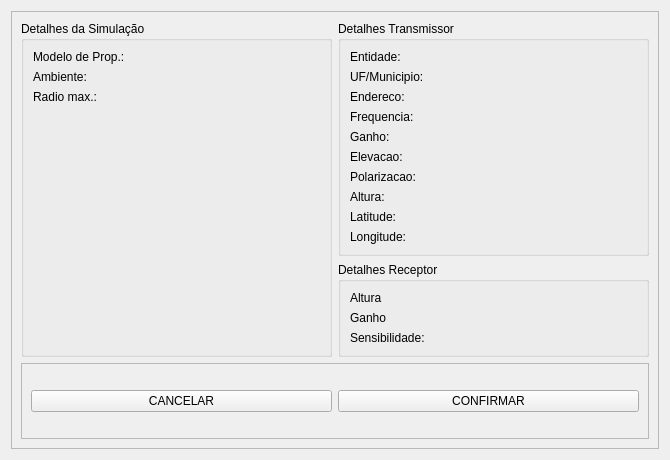
<?xml version="1.0" encoding="UTF-8"?>
<ui version="4.0">
 <class>Form</class>
 <widget class="QWidget" name="Form">
  <property name="geometry">
   <rect>
    <x>0</x>
    <y>0</y>
    <width>670</width>
    <height>460</height>
   </rect>
  </property>
  <property name="windowTitle">
   <string>Confirmar execução</string>
  </property>
  <layout class="QVBoxLayout" name="verticalLayout">
   <item>
    <widget class="QFrame" name="frame">
     <property name="frameShape">
      <enum>QFrame::StyledPanel</enum>
     </property>
     <property name="frameShadow">
      <enum>QFrame::Raised</enum>
     </property>
     <layout class="QGridLayout" name="gridLayout">
      <item row="1" column="1">
       <widget class="QGroupBox" name="group_box_receptor">
        <property name="title">
         <string>Detalhes Receptor</string>
        </property>
        <layout class="QFormLayout" name="formLayout_3">
         <item row="1" column="0">
          <widget class="QLabel" name="label_bs_ganho">
           <property name="text">
            <string>Ganho</string>
           </property>
          </widget>
         </item>
         <item row="1" column="1">
          <widget class="QLabel" name="label_bs_ganho_value">
           <property name="text">
            <string/>
           </property>
          </widget>
         </item>
         <item row="2" column="0">
          <widget class="QLabel" name="label_bs_sensibilidade">
           <property name="text">
            <string>Sensibilidade:</string>
           </property>
          </widget>
         </item>
         <item row="2" column="1">
          <widget class="QLabel" name="label_bs_sensibilidade_value">
           <property name="text">
            <string/>
           </property>
          </widget>
         </item>
         <item row="0" column="0">
          <widget class="QLabel" name="label_bs_altura">
           <property name="text">
            <string>Altura</string>
           </property>
          </widget>
         </item>
         <item row="0" column="1">
          <widget class="QLabel" name="label_bs_altura_value">
           <property name="text">
            <string/>
           </property>
          </widget>
         </item>
        </layout>
       </widget>
      </item>
      <item row="0" column="1">
       <widget class="QGroupBox" name="group_box_transmissor">
        <property name="title">
         <string>Detalhes Transmissor</string>
        </property>
        <layout class="QFormLayout" name="formLayout_2">
         <item row="0" column="0">
          <widget class="QLabel" name="label_entidade">
           <property name="text">
            <string>Entidade:</string>
           </property>
          </widget>
         </item>
         <item row="0" column="1">
          <widget class="QLabel" name="label_entidade_value">
           <property name="text">
            <string/>
           </property>
          </widget>
         </item>
         <item row="1" column="0">
          <widget class="QLabel" name="label_uf_municipio">
           <property name="text">
            <string>UF/Municipio:</string>
           </property>
          </widget>
         </item>
         <item row="3" column="0">
          <widget class="QLabel" name="label_frequencia">
           <property name="text">
            <string>Frequencia:</string>
           </property>
          </widget>
         </item>
         <item row="2" column="0">
          <widget class="QLabel" name="label_endereco">
           <property name="text">
            <string>Endereco:</string>
           </property>
          </widget>
         </item>
         <item row="1" column="1">
          <widget class="QLabel" name="label_uf_municipio_value">
           <property name="text">
            <string/>
           </property>
          </widget>
         </item>
         <item row="2" column="1">
          <widget class="QLabel" name="label_endereco_value">
           <property name="text">
            <string/>
           </property>
          </widget>
         </item>
         <item row="3" column="1">
          <widget class="QLabel" name="label_frequencia_value">
           <property name="text">
            <string/>
           </property>
          </widget>
         </item>
         <item row="4" column="0">
          <widget class="QLabel" name="label_ganho">
           <property name="text">
            <string>Ganho:</string>
           </property>
          </widget>
         </item>
         <item row="4" column="1">
          <widget class="QLabel" name="label_ganho_value">
           <property name="text">
            <string/>
           </property>
          </widget>
         </item>
         <item row="5" column="0">
          <widget class="QLabel" name="label_elevacao">
           <property name="text">
            <string>Elevacao:</string>
           </property>
          </widget>
         </item>
         <item row="5" column="1">
          <widget class="QLabel" name="label_elevacao_value">
           <property name="text">
            <string/>
           </property>
          </widget>
         </item>
         <item row="6" column="0">
          <widget class="QLabel" name="label_polarizacao">
           <property name="text">
            <string>Polarizacao:</string>
           </property>
          </widget>
         </item>
         <item row="7" column="0">
          <widget class="QLabel" name="label_altura">
           <property name="text">
            <string>Altura:</string>
           </property>
          </widget>
         </item>
         <item row="6" column="1">
          <widget class="QLabel" name="label_polarizacao_value">
           <property name="text">
            <string/>
           </property>
          </widget>
         </item>
         <item row="7" column="1">
          <widget class="QLabel" name="label_altura_value">
           <property name="text">
            <string/>
           </property>
          </widget>
         </item>
         <item row="8" column="0">
          <widget class="QLabel" name="label_latitude">
           <property name="text">
            <string>Latitude:</string>
           </property>
          </widget>
         </item>
         <item row="9" column="0">
          <widget class="QLabel" name="label_longitude">
           <property name="text">
            <string>Longitude:</string>
           </property>
          </widget>
         </item>
         <item row="8" column="1">
          <widget class="QLabel" name="label_latitude_value">
           <property name="text">
            <string/>
           </property>
          </widget>
         </item>
         <item row="9" column="1">
          <widget class="QLabel" name="label_longitude_value">
           <property name="text">
            <string/>
           </property>
          </widget>
         </item>
        </layout>
       </widget>
      </item>
      <item row="0" column="0" rowspan="2">
       <widget class="QGroupBox" name="group_box_detalhes">
        <property name="title">
         <string>Detalhes da Simulação</string>
        </property>
        <layout class="QFormLayout" name="formLayout">
         <item row="0" column="0">
          <widget class="QLabel" name="label_modelo_propagacao">
           <property name="text">
            <string>Modelo de Prop.:</string>
           </property>
          </widget>
         </item>
         <item row="0" column="1">
          <widget class="QLabel" name="label_modelo_propagacao_value">
           <property name="text">
            <string/>
           </property>
          </widget>
         </item>
         <item row="1" column="0">
          <widget class="QLabel" name="label_ambiente">
           <property name="text">
            <string>Ambiente:</string>
           </property>
          </widget>
         </item>
         <item row="1" column="1">
          <widget class="QLabel" name="label_ambiente_value">
           <property name="text">
            <string/>
           </property>
          </widget>
         </item>
         <item row="2" column="0">
          <widget class="QLabel" name="label_radio_maximo">
           <property name="text">
            <string>Radio max.:</string>
           </property>
          </widget>
         </item>
         <item row="2" column="1">
          <widget class="QLabel" name="label_radio_maximo_value">
           <property name="text">
            <string/>
           </property>
          </widget>
         </item>
        </layout>
       </widget>
      </item>
      <item row="2" column="0" colspan="2">
       <widget class="QFrame" name="frame_2">
        <property name="frameShape">
         <enum>QFrame::StyledPanel</enum>
        </property>
        <property name="frameShadow">
         <enum>QFrame::Raised</enum>
        </property>
        <layout class="QGridLayout" name="gridLayout_2">
         <item row="0" column="1">
          <widget class="QPushButton" name="btn_confirmar_simulacao">
           <property name="text">
            <string>CONFIRMAR</string>
           </property>
          </widget>
         </item>
         <item row="0" column="0">
          <widget class="QPushButton" name="btn_cancelar_simulacao">
           <property name="text">
            <string>CANCELAR</string>
           </property>
          </widget>
         </item>
        </layout>
       </widget>
      </item>
     </layout>
    </widget>
   </item>
  </layout>
 </widget>
 <resources/>
 <connections/>
</ui>
